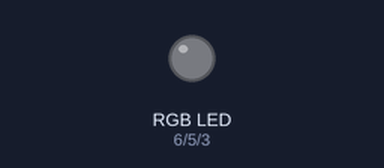
A sketch run on a simulated Arduino Uno, built with avr-gcc and run on an emulated ATmega328P. On the bench: an RGB LED mixed from three pins (HIGH = lit).

Above: at 0.12 s.
At 2.37 s:
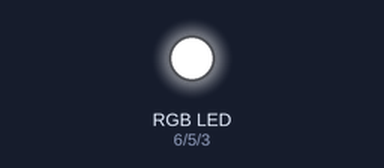
Timing chart, 0 to 3.0 s (numbered marks = the images above):
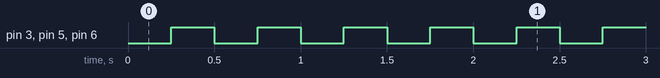

The sketch:

rgb_led_flasher.ino
```cpp
#define BLUE 3
#define GREEN 5
#define RED 6

unsigned long previousMillis = 0;
unsigned long interval = 250;
int flashVal = 0;

void setup() {
  pinMode(RED, OUTPUT);
  pinMode(GREEN, OUTPUT);
  pinMode(BLUE, OUTPUT);
}

void loop() {
  unsigned long currentMillis = millis();

  if (currentMillis - previousMillis >= interval) {
    previousMillis = currentMillis;

    // Toggle flash: 0=off, 255=on
    flashVal = (flashVal == 0) ? 255 : 0;

    analogWrite(RED, flashVal);
    analogWrite(GREEN, flashVal);
    analogWrite(BLUE, flashVal);
  }
}
```

Measured:
- by itself, pin 3 (BLUE), pin 5 (GREEN), pin 6 (RED): alternates HIGH for 0.25 s and LOW for 0.25 s
